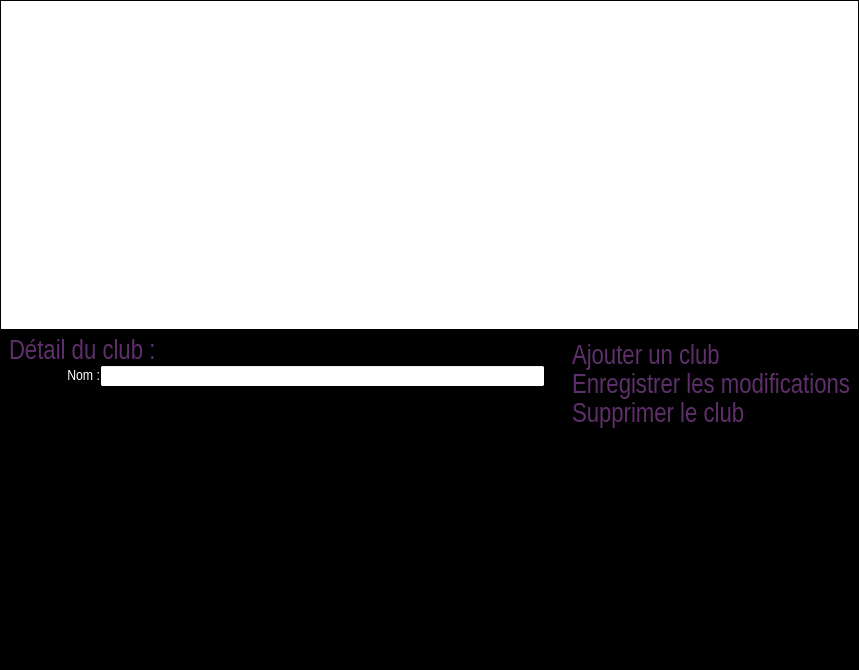
<?xml version="1.0" encoding="UTF-8"?>
<ui version="4.0">
 <class>ClubManagement</class>
 <widget class="QWidget" name="ClubManagement">
  <property name="geometry">
   <rect>
    <x>0</x>
    <y>0</y>
    <width>859</width>
    <height>670</height>
   </rect>
  </property>
  <property name="palette">
   <palette>
    <active>
     <colorrole role="WindowText">
      <brush brushstyle="SolidPattern">
       <color alpha="255">
        <red>94</red>
        <green>47</green>
        <blue>106</blue>
       </color>
      </brush>
     </colorrole>
     <colorrole role="Base">
      <brush brushstyle="SolidPattern">
       <color alpha="255">
        <red>255</red>
        <green>255</green>
        <blue>255</blue>
       </color>
      </brush>
     </colorrole>
     <colorrole role="Window">
      <brush brushstyle="SolidPattern">
       <color alpha="255">
        <red>0</red>
        <green>0</green>
        <blue>0</blue>
       </color>
      </brush>
     </colorrole>
    </active>
    <inactive>
     <colorrole role="WindowText">
      <brush brushstyle="SolidPattern">
       <color alpha="255">
        <red>94</red>
        <green>47</green>
        <blue>106</blue>
       </color>
      </brush>
     </colorrole>
     <colorrole role="Base">
      <brush brushstyle="SolidPattern">
       <color alpha="255">
        <red>255</red>
        <green>255</green>
        <blue>255</blue>
       </color>
      </brush>
     </colorrole>
     <colorrole role="Window">
      <brush brushstyle="SolidPattern">
       <color alpha="255">
        <red>0</red>
        <green>0</green>
        <blue>0</blue>
       </color>
      </brush>
     </colorrole>
    </inactive>
    <disabled>
     <colorrole role="WindowText">
      <brush brushstyle="SolidPattern">
       <color alpha="255">
        <red>120</red>
        <green>120</green>
        <blue>120</blue>
       </color>
      </brush>
     </colorrole>
     <colorrole role="Base">
      <brush brushstyle="SolidPattern">
       <color alpha="255">
        <red>0</red>
        <green>0</green>
        <blue>0</blue>
       </color>
      </brush>
     </colorrole>
     <colorrole role="Window">
      <brush brushstyle="SolidPattern">
       <color alpha="255">
        <red>0</red>
        <green>0</green>
        <blue>0</blue>
       </color>
      </brush>
     </colorrole>
    </disabled>
   </palette>
  </property>
  <property name="windowTitle">
   <string>Gestion des clubs</string>
  </property>
  <property name="windowIcon">
   <iconset resource="pokersphere.qrc">
    <normaloff>:/img/Resources/sphere.ico</normaloff>:/img/Resources/sphere.ico</iconset>
  </property>
  <layout class="QVBoxLayout" name="verticalLayout">
   <property name="spacing">
    <number>0</number>
   </property>
   <property name="leftMargin">
    <number>0</number>
   </property>
   <property name="topMargin">
    <number>0</number>
   </property>
   <property name="rightMargin">
    <number>0</number>
   </property>
   <item>
    <widget class="QTableView" name="tableView">
     <property name="minimumSize">
      <size>
       <width>0</width>
       <height>160</height>
      </size>
     </property>
     <property name="editTriggers">
      <set>QAbstractItemView::NoEditTriggers</set>
     </property>
     <property name="alternatingRowColors">
      <bool>true</bool>
     </property>
     <property name="selectionMode">
      <enum>QAbstractItemView::SingleSelection</enum>
     </property>
     <property name="selectionBehavior">
      <enum>QAbstractItemView::SelectRows</enum>
     </property>
     <property name="sortingEnabled">
      <bool>true</bool>
     </property>
     <attribute name="verticalHeaderVisible">
      <bool>false</bool>
     </attribute>
    </widget>
   </item>
   <item>
    <layout class="QHBoxLayout" name="horizontalLayout_5">
     <property name="spacing">
      <number>0</number>
     </property>
     <item>
      <layout class="QVBoxLayout" name="verticalLayout_7">
       <property name="topMargin">
        <number>9</number>
       </property>
       <property name="rightMargin">
        <number>9</number>
       </property>
       <item>
        <layout class="QHBoxLayout" name="horizontalLayout_6">
         <property name="leftMargin">
          <number>9</number>
         </property>
         <item>
          <widget class="QLabel" name="detailClubLabel">
           <property name="font">
            <font>
             <family>Arial Narrow</family>
             <pointsize>20</pointsize>
            </font>
           </property>
           <property name="text">
            <string>Détail du club :</string>
           </property>
          </widget>
         </item>
        </layout>
       </item>
       <item>
        <layout class="QHBoxLayout" name="horizontalLayout_7">
         <item>
          <widget class="QLabel" name="nomLabel_2">
           <property name="minimumSize">
            <size>
             <width>100</width>
             <height>20</height>
            </size>
           </property>
           <property name="palette">
            <palette>
             <active>
              <colorrole role="WindowText">
               <brush brushstyle="SolidPattern">
                <color alpha="255">
                 <red>255</red>
                 <green>255</green>
                 <blue>255</blue>
                </color>
               </brush>
              </colorrole>
             </active>
             <inactive>
              <colorrole role="WindowText">
               <brush brushstyle="SolidPattern">
                <color alpha="255">
                 <red>255</red>
                 <green>255</green>
                 <blue>255</blue>
                </color>
               </brush>
              </colorrole>
             </inactive>
             <disabled>
              <colorrole role="WindowText">
               <brush brushstyle="SolidPattern">
                <color alpha="255">
                 <red>120</red>
                 <green>120</green>
                 <blue>120</blue>
                </color>
               </brush>
              </colorrole>
             </disabled>
            </palette>
           </property>
           <property name="font">
            <font>
             <family>Arial Narrow</family>
             <pointsize>11</pointsize>
            </font>
           </property>
           <property name="text">
            <string>Nom :</string>
           </property>
           <property name="alignment">
            <set>Qt::AlignRight|Qt::AlignTrailing|Qt::AlignVCenter</set>
           </property>
          </widget>
         </item>
         <item>
          <widget class="QLineEdit" name="clubLineEdit">
           <property name="minimumSize">
            <size>
             <width>200</width>
             <height>22</height>
            </size>
           </property>
           <property name="maxLength">
            <number>100</number>
           </property>
          </widget>
         </item>
        </layout>
       </item>
       <item>
        <spacer name="verticalSpacer_4">
         <property name="orientation">
          <enum>Qt::Vertical</enum>
         </property>
         <property name="sizeHint" stdset="0">
          <size>
           <width>20</width>
           <height>40</height>
          </size>
         </property>
        </spacer>
       </item>
      </layout>
     </item>
     <item>
      <layout class="QVBoxLayout" name="verticalLayout_3">
       <property name="leftMargin">
        <number>9</number>
       </property>
       <item>
        <layout class="QHBoxLayout" name="horizontalLayout_17">
         <item>
          <widget class="QLabel" name="logoLabel_2">
           <property name="maximumSize">
            <size>
             <width>256</width>
             <height>150</height>
            </size>
           </property>
           <property name="text">
            <string/>
           </property>
           <property name="pixmap">
            <pixmap resource="pokersphere.qrc">:/img/Resources/pokerSphere.gif</pixmap>
           </property>
           <property name="scaledContents">
            <bool>true</bool>
           </property>
           <property name="alignment">
            <set>Qt::AlignCenter</set>
           </property>
          </widget>
         </item>
        </layout>
       </item>
       <item>
        <layout class="QVBoxLayout" name="verticalLayout_8">
         <property name="leftMargin">
          <number>9</number>
         </property>
         <property name="rightMargin">
          <number>9</number>
         </property>
         <item>
          <widget class="QLabel" name="ajouterClubLabel">
           <property name="font">
            <font>
             <family>Arial Narrow</family>
             <pointsize>20</pointsize>
            </font>
           </property>
           <property name="text">
            <string>&lt;a href=&quot;a&quot; style=&quot;text-decoration:none;&quot;&gt;&lt;font color=&quot;#5E2F6A&quot;&gt;Ajouter un club&lt;/font&gt;&lt;/a&gt;</string>
           </property>
          </widget>
         </item>
         <item>
          <widget class="QLabel" name="enregistrerModificationLabel">
           <property name="font">
            <font>
             <family>Arial Narrow</family>
             <pointsize>20</pointsize>
            </font>
           </property>
           <property name="text">
            <string>&lt;a href=&quot;a&quot; style=&quot;text-decoration:none;&quot;&gt;&lt;font color=&quot;#5E2F6A&quot;&gt;Enregistrer les modifications&lt;/font&gt;&lt;/a&gt;</string>
           </property>
          </widget>
         </item>
         <item>
          <widget class="QLabel" name="supprimerClubLabel">
           <property name="font">
            <font>
             <family>Arial Narrow</family>
             <pointsize>20</pointsize>
            </font>
           </property>
           <property name="text">
            <string>&lt;a href=&quot;a&quot; style=&quot;text-decoration:none;&quot;&gt;&lt;font color=&quot;#5E2F6A&quot;&gt;Supprimer le club&lt;/font&gt;&lt;/a&gt;</string>
           </property>
          </widget>
         </item>
         <item>
          <spacer name="verticalSpacer_5">
           <property name="orientation">
            <enum>Qt::Vertical</enum>
           </property>
           <property name="sizeHint" stdset="0">
            <size>
             <width>20</width>
             <height>40</height>
            </size>
           </property>
          </spacer>
         </item>
        </layout>
       </item>
      </layout>
     </item>
    </layout>
   </item>
  </layout>
 </widget>
 <resources>
  <include location="pokersphere.qrc"/>
 </resources>
 <connections/>
</ui>
